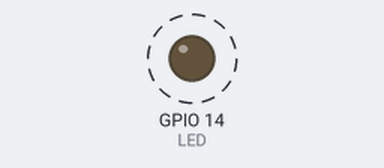
Simulated run of this sketch. Board: ESP32. Parts: output pins drawn as LEDs (lit = HIGH). Dashed ring = blinking. What the sketch prints to the serial monitor is not drawn.

Above: at 0.6 s.
Timing chart, 0 to 3.0 s (numbered marks = the images above):
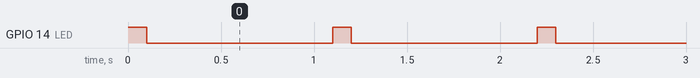

The sketch:

semaforo_4.ino
```cpp
/*********************************************************
* Exemplo para demonstrar o uso de MUTEX para acesso a recursos
* e a inversão de prioridade
* Por: Fábio Souza
*********************************************************/
#define LED_VERMELHO 14   // Pino do LED Vermelho
#define LED_VERDE 13      // Pino do LED Verde
#define LED_AZUL 12       // Pino do LED Azul
#define BOTAO_1 7         // Pino do Botão 1
#define BOTAO_2 6         // Pino do Botão 2
#define BOTAO_3 5         // Pino do Botão 3
#define BOTAO_4 4         // Pino do Botão 4
#define BOTAO_5 3         // Pino do Botão 5
#define BOTAO_6 2         // Pino do Botão 6
#define BUZZER  17        // Pino Do Buzzer

#include"freertos/FreeRTOS.h"
#include"freertos/task.h"
#include "freertos/semphr.h"

const int LED =  LED_VERMELHO;    // Pino do LED

SemaphoreHandle_t mutex;                //handle do semaforo mutex
TaskHandle_t task1Handle,task2Handle;   //handle das tasks

void vTask1(void * pvParameters);       //prototipo da Task1 (vTask1)
void vTask2(void * pvParameters);       //prototipo da Task2 (vTask2)

/*
  Função de envio de informação
  Recebe como parâmetro o número da task que está enviando a informação
*/
void enviaInformacao(char msg[],int i){
  xSemaphoreTake(mutex,portMAX_DELAY);                          //obtem o semaforo
  Serial.print(msg);
  delay(100);
  Serial.print(" : ");
  delay(200);
  Serial.println(i);
  delay(1000);
  xSemaphoreGive(mutex);                                        //libera o semaforo

}

void setup() {

  Serial.begin(9600);               //inicia a comunicação serial
  pinMode(LED,OUTPUT);              //configura o pino do LED como saída
  mutex = xSemaphoreCreateMutex();  //cria o semaforo mutex
  xTaskCreate(vTask1,"Task1",configMINIMAL_STACK_SIZE + 1024,NULL,1,&task1Handle);  //cria a Task1
  xTaskCreate(vTask2,"Task2",configMINIMAL_STACK_SIZE + 1024,NULL,4,&task2Handle);  //cria a Task2
}

void loop() {

  //pisca o LED
  digitalWrite(LED,HIGH);
  vTaskDelay(pdMS_TO_TICKS(100));
  digitalWrite(LED,LOW);
  vTaskDelay(pdMS_TO_TICKS(1000));
}


void vTask1(void * pvParameters)
{

  while(1)
  {
      enviaInformacao("Enviando informação da Task", 1);   //envia a informação
      vTaskDelay(pdMS_TO_TICKS(10)); //delay de 10ms
  }
}

void vTask2(void * pvParameters)
{

  while(1)
  {
    enviaInformacao("Message form task",2);             //envia a informação
    vTaskDelay(pdMS_TO_TICKS(100));  //delay de 100ms
  }
}
```

Measured:
- by itself, GPIO 14 (LED): alternates HIGH for 0.10 s and LOW for 1.0 s
